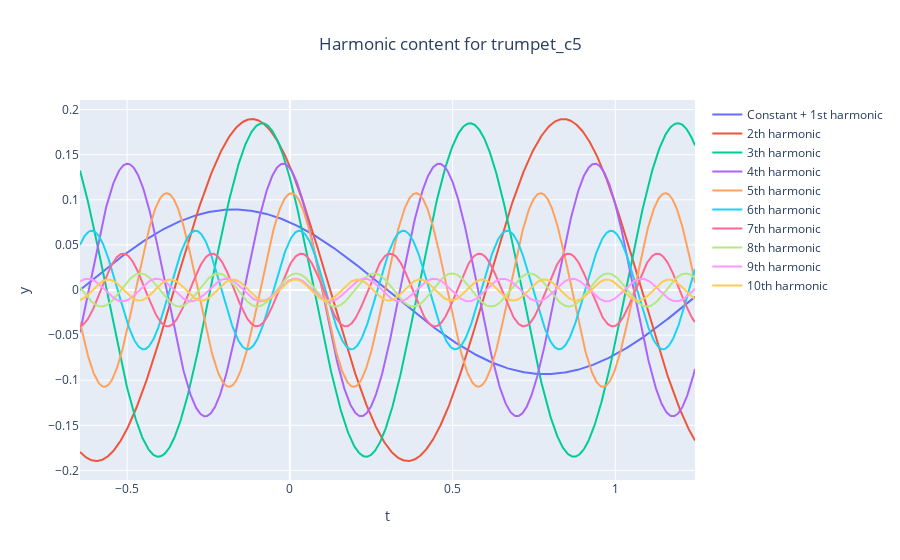

Notebook source saved alongside this figure:
### Markdown cell above
# Plotting individual harmonics

### Code cell
gdu.plot_individual_harmonics(
    files, mathematical_representation_of_signal_per_instrument
)

### Figure 1 — Plotly figure (JSON) as saved in the notebook; plotly's stock layout.template omitted (floating-point values rounded to 4 significant figures; data arrays with more than 128 entries replaced by an {"elided": "..."} marker saying what was removed)
{"data": [{"mode": "lines", "name": "Constant + 1st harmonic", "showlegend": true, "type": "scatter", "x": {"elided": "1000 float values"}, "y": {"elided": "1000 float values"}}, {"mode": "lines", "name": "2th harmonic", "showlegend": true, "type": "scatter", "x": {"elided": "1000 float values"}, "y": {"elided": "1000 float values"}}, {"mode": "lines", "name": "3th harmonic", "showlegend": true, "type": "scatter", "x": {"elided": "1000 float values"}, "y": {"elided": "1000 float values"}}, {"mode": "lines", "name": "4th harmonic", "showlegend": true, "type": "scatter", "x": {"elided": "1000 float values"}, "y": {"elided": "1000 float values"}}, {"mode": "lines", "name": "5th harmonic", "showlegend": true, "type": "scatter", "x": {"elided": "1000 float values"}, "y": {"elided": "1000 float values"}}, {"mode": "lines", "name": "6th harmonic", "showlegend": true, "type": "scatter", "x": {"elided": "1000 float values"}, "y": {"elided": "1000 float values"}}, {"mode": "lines", "name": "7th harmonic", "showlegend": true, "type": "scatter", "x": {"elided": "1000 float values"}, "y": {"elided": "1000 float values"}}, {"mode": "lines", "name": "8th harmonic", "showlegend": true, "type": "scatter", "x": {"elided": "1000 float values"}, "y": {"elided": "1000 float values"}}, {"mode": "lines", "name": "9th harmonic", "showlegend": true, "type": "scatter", "x": {"elided": "1000 float values"}, "y": {"elided": "1000 float values"}}, {"mode": "lines", "name": "10th harmonic", "showlegend": true, "type": "scatter", "x": {"elided": "1000 float values"}, "y": {"elided": "1000 float values"}}], "layout": {"showlegend": true, "title": {"text": "Harmonic content for trumpet_c5", "x": 0.5}, "xaxis": {"title": {"text": "t"}}, "yaxis": {"title": {"text": "y"}}}}
